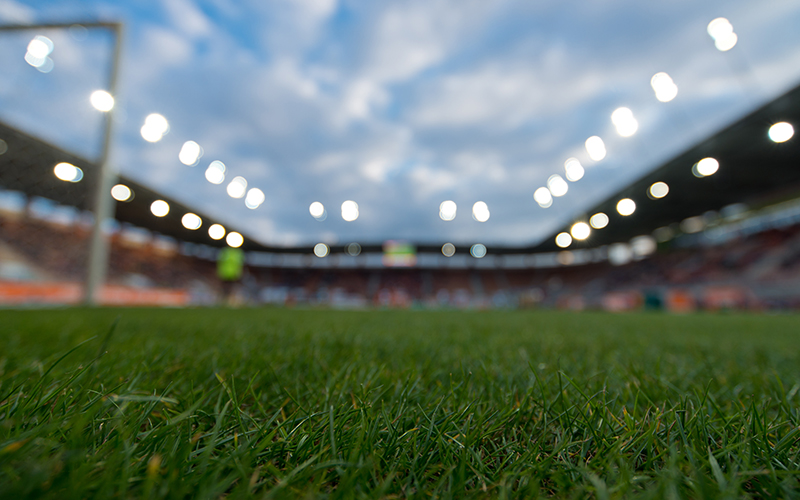
#> input picture bouncing ball/field-bg.jpg, 800 x 500 px
$ python -i 'bouncing ball.py'   (imports and definitions only)   (older library calls are emulated)
#> lines starting #> are read from the running program, lines starting #| are printed output that depends on the picture
### bouncing ball/Ball.py
from Constants import Constants
import random
import math
from Racket import Racket
from tkinter import *


class Ball(object):
    RADIUS = 10

    def __init__(self):
        # initiate the location of the ball in the middle of the window
        self.x = 0.5 * Constants.WIDTH
        self.y = 0.5 * Constants.HEIGHT

        # initiate the speed of the ball with random direction and speed 3
        self.speedX = random.randrange(601) / 100 - 3
        self.speedY = math.sqrt(9.0 - self.speedX ** 2)
        self.appear()

    # functions to get and set the location of the ball

    # output: the x coordinate of the ball
    def getX(self):
        return self.x

    # output: the y coordinate of the ball
    def getY(self):
        return self.y

    # input: the x coordinate of the ball
    def setX(self, x):
        self.x = x

    # input: the y coordinate of the ball
    def setY(self, y):
        self.y = y

    # functions to get the speed of the ball
    # output: the x coordinate speed of the ball
    def getSpeedX(self):
        return self.speedX

    # output: the y coordinate speed of the ball
    def getSpeedY(self):
        return self.speedY

    # input: the x coordinate speed of the ball
    def setSpeedX(self, speedX):
        self.speedX = speedX

    # input: the y coordinate speed of the ball
    def setSpeedY(self, speedY):
        self.speedY = speedY

    # let the ball appear on the screen
    def appear(self):
        self.ball = Constants.canvas.create_oval(self.x - Ball.RADIUS, self.y - Ball.RADIUS,
                                       self.x + Ball.RADIUS, self.y + Ball.RADIUS,
                                       fill="black")

    # check whether the ball is out of bound
    # return the answer of whether is ball is out of bound
    # [137 lines left out: functions outOfBoundary, goalRight, goalLeft, adjustAngle, collision, friction and 2 more, not called in this run]

### bouncing ball/Racket.py
from Constants import Constants
class Racket(object):
    RADIUS = 30

    def __init__(self, x, y):
        self.score = 0
        self.speedX = 0
        self.speedY = 0
        self.x = x
        self.y = y
        self.appear()

    # functions to get and set the location of the racket
    def getX(self):
        return self.x

    def getY(self):
        return self.y

    def setX(self, x):
        self.x = x

    def setY(self, y):
        self.y = y

    # functions to get and set the speed of the rackets
    def getSpeedX(self):
        return self.speedX

    def getSpeedY(self):
        return self.speedY

    def setSpeedX(self, speedX):
        self.speedX = speedX

    def setSpeedY(self, speedY):
        self.speedY = speedY

    # functions to add and get score of a player
    def addScore(self):
        self.score += 1

    def getScore(self):
        return self.score

    def setScore(self, score):
        self.score = score

    # let the racket appear on the screen
    def appear(self):
        self.racket = Constants.canvas.create_oval(self.x - Racket.RADIUS, self.y - Racket.RADIUS,
                                         self.x + Racket.RADIUS, self.y + Racket.RADIUS,
                                         width=5)

    # [15 lines left out: function racketMove, not called in this run]

### bouncing ball/bouncing ball.py
import time
import threading
from tkinter import *
import random
from PIL import Image, ImageTk
import math
from Ball import Ball
from Racket import Racket
from Constants import Constants


# when user press the different keys, set speed of the rackets
# [147 lines left out: functions keydown, keyup, store, reload, playGame, not called in this run]

# a class that wraps up all menu items for convenience
class MenuItems(object):
    # init all items to none
    bg = None
    title = None
    newGameButton = None
    reloadGameButton = None
    newHover = None
    reloadHover = None

    # remove all items shown in menu
    # [5 lines left out: function destroyAll, not called in this run]

# draw items shown on the menu
def drawMenu(racket1, racket2, ball):

    # background of menu page
    menu_bg = Image.open("field-bg.jpg")
#> menu_bg is the input picture: PIL image 800x500 RGB; mean R, G, B 98.6, 114.7, 103.3
    menu_bg = menu_bg.resize((Constants.WIDTH, Constants.HEIGHT), Image.ANTIALIAS)
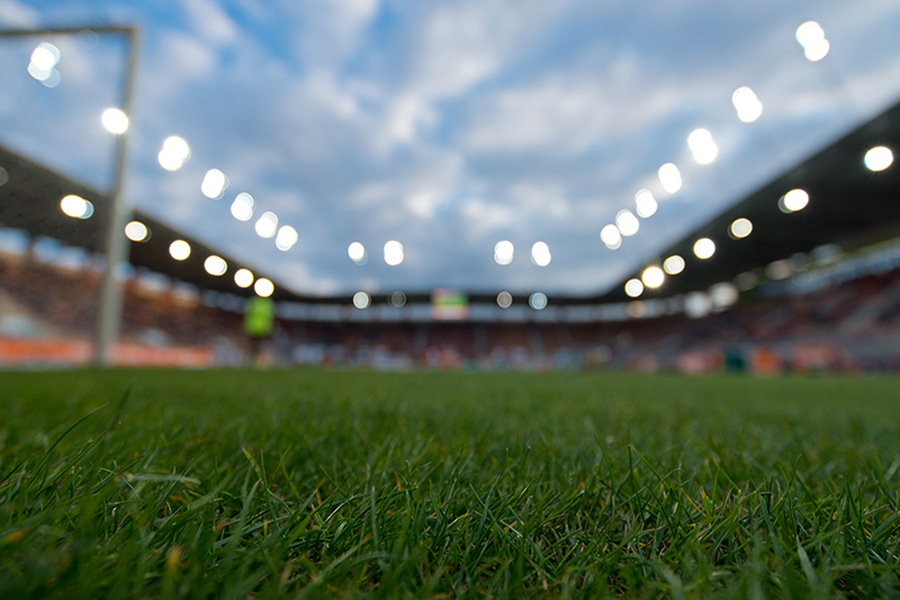
#> menu_bg: PIL image 900x600 RGB; mean R, G, B 98.6, 114.7, 103.3
    tk_menu_bg = ImageTk.PhotoImage(menu_bg)
    Constants.rootWindow.tk_menu_bg = tk_menu_bg
    MenuItems.bg = Constants.canvas.create_image(450, 300, image=tk_menu_bg)

    # "Bouncing Ball" Title
    MenuItems.title = Constants.canvas.create_text(Constants.WIDTH * 0.5, Constants.HEIGHT * 0.35, fill="black",
                                               font=("PT Sans", 48), text='Bouncing Ball')

    # Clickable text New Game and Reload
    MenuItems.newGameButton = Constants.canvas.create_text(Constants.WIDTH * 0.5, Constants.HEIGHT * 0.7, fill="white",
                                        font=("PT Sans", 24), text='New Game', tags="new")
    MenuItems.reloadGameButton = Constants.canvas.create_text(Constants.WIDTH * 0.5, Constants.HEIGHT * 0.8, fill="white",
                                        font=("PT Sans", 24), text='Reload', tags="reload")

    # Bind texts to actions
    Constants.canvas.tag_bind("new", "<Button-1>", lambda foo: playGame(racket1, racket2, ball))
    Constants.canvas.tag_bind("reload", "<Button-1>", lambda foo: reload(racket1, racket2, ball))

def main():
    Constants.rootWindow.title("Bouncing Ball")

    # create the ball and rackets
    ball = Ball()
    racket1 = Racket(100, 300)
    racket2 = Racket(800, 300)

    Constants.rootWindow.geometry(str(Constants.WIDTH)+"x"+str(Constants.HEIGHT))
    Constants.rootWindow.resizable(width=False, height=False)

    Constants.canvas.pack()

    # draw menu
    drawMenu(racket1, racket2, ball)

    Constants.rootWindow.mainloop()

    # playGame(racket1, racket2, ball)


# [1 line not run here, left out]

>>> result = main()
